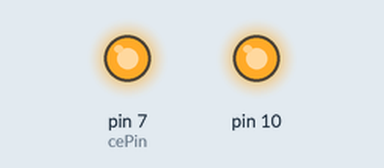
This sketch was run on a simulated Arduino Uno, built with avr-gcc and run on an emulated ATmega328P. On the bench: output pins drawn as LEDs (lit = HIGH). Pins used as bus, display or sensor lines are not drawn; what the sketch prints to the serial monitor is not drawn.

Above: at 0.1 s.
Timing chart, 0 to 1.6 s (numbered marks = the images above):
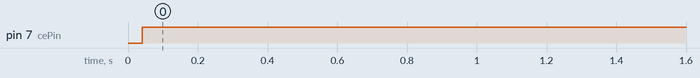

Measured:
- by itself, pin 7 (cePin): LOW → HIGH at 0.04 s

The sketch:

RadioClient.ino
```cpp
/*
RadioClient.ino
Margaret Robinson, Sarang Joshi
23 Apr 2014
*/

#include <SPI.h>
#include <Mirf.h>
#include <nRF24L01.h>
#include <MirfHardwareSpiDriver.h>

boolean a, b, j;
boolean ud, rl;
char * raddr = "clie1";

void setup(){
  Serial.begin(9600);
  Mirf.spi = &MirfHardwareSpi;
  Mirf.init();

  Mirf.setRADDR((byte *)raddr);

  // PCB's, CE is 7, CSN is 8
  Mirf.cePin = 7;
  Mirf.csnPin = 8;

  Mirf.payload = 4;
  Mirf.config();

  Serial.println("Beginning ... ");
}

void loop(){
  unsigned long time = millis();

  byte data[Mirf.payload];

  Mirf.setTADDR((byte *)"serv1");

  while(Mirf.isSending()){
  }
  Serial.println("Finished sending");
  Serial.println();
  delay(10);
  while(!Mirf.dataReady()){
    //Serial.println("Waiting");
    if ( ( millis() - time ) > 1000 ) {
      Serial.println("Timeout on response from server!");
      return;
    }
  }

  Mirf.getData(data);

  Serial.print("Ping: ");
  Serial.println((millis() - time));

  for(int i = 0; i < Mirf.payload; i++) {
    Serial.print(data[i]);
    Serial.print(" ");
  }
  Serial.println();

  decodeByte0(data[0]);
  Serial.print("RL: ");
  Serial.print(rl);
  Serial.print("   UD: ");
  Serial.print(ud);
  Serial.print("   Joybtn: ");
  Serial.print(j);
  Serial.print("   B: ");
  Serial.print(b);
  Serial.print("   A: ");
  Serial.print(a);
  Serial.println();

  Serial.print("U/D: ");
  Serial.print(getJoystickValue(data[1], ud));
  Serial.print("   R/L: ");
  Serial.print(getJoystickValue(data[2], rl));
  Serial.print("   Pot: ");
  Serial.print(data[3]);
  Serial.println();

  delay(400);
}

void decodeByte0(byte raw) {
  rl = raw / 16;
  ud = (raw % 16) / 8;
  j = (raw % 8) / 4;
  b = (raw % 4) / 2;
  a = (raw % 2);
}

int getJoystickValue(byte mag, boolean sign) {
  if(sign)
    return mag;
  else
    return mag * -1;
}
```
